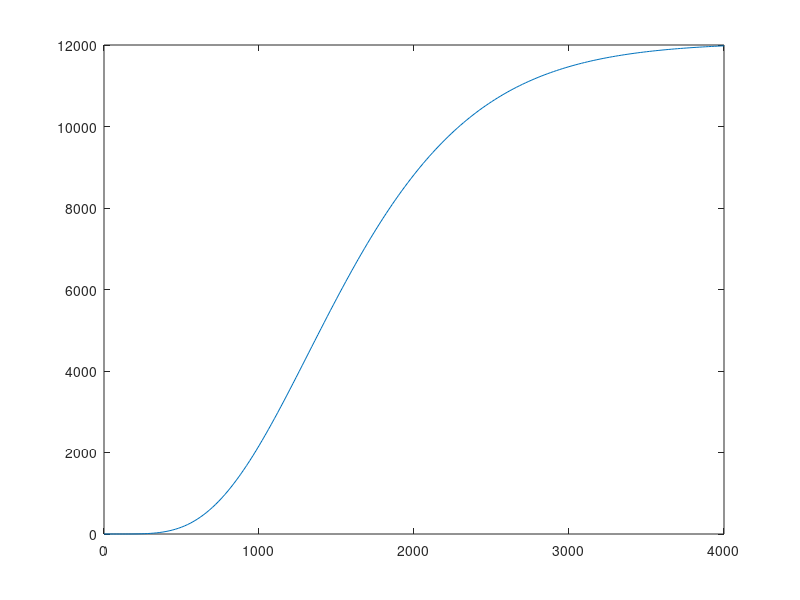

Reproduce this figure in MATLAB.
function theo_matrix = plot_theo()
    epsilon = .85;
    lambda = 0;
    alpha = 2*epsilon+2*lambda-1;
    gamma = 1.26;
    N_0 = 400;
    r_0 = 1/365;
    r = zeros(1,6);
    for i=1:6
        r(i) = 1/365*(gamma)^i;
    end
    theo_matrix = zeros(201,6);
    for i=1:6
        %\prod_{l=1,l\neq j}^i(\gamme^i-gamma^l)
        result1 = ones(1,i);
        % u is used in place of j
        for u=1:i
            % o is used in place of l
            for o=1:i
                if o ~= u
                    result1(u) = result1(u)*(gamma^u-gamma^o);
                end
            end
        end
        for j=1:201
            result2 = 0;
            % m is used in place of j
            for m=1:i
                result2 = result2+(-1)^i/(gamma^m*result1(m))*(exp(-alpha*gamma^m/N_0*20*(j-1))-exp(-alpha*gamma^i/N_0*20*(j-1)));
            end
            theo_matrix(j,i) = N_0/gamma^i/alpha^i*(2*epsilon)^(i-1)*(1-exp(-alpha*gamma^i/N_0*20*(j-1)))+N_0*sqrt(gamma^(i*(i-1)))*(2*epsilon)^(i-1)/alpha^i*result2;
        end
    end
    for i=1:6
        plot(0:20:4000,theo_matrix(:,i))
    end
end